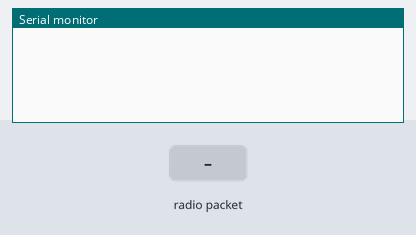
Bench run of a sketch on a simulated Arduino Uno, built for the host (arithmetic inside an expression is 32-bit, double 64-bit). Parts: the last lines printed to the serial monitor. Inputs (shaded band) come from the test bench. No radio packets arrive unless stated.

Above: at 1.2 s.
1.3 s: radio packet "F" arrives
At 2.1 s:
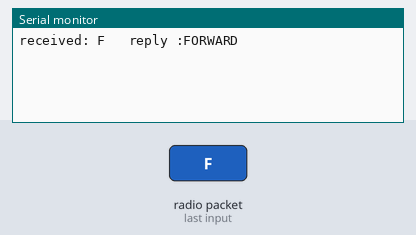
2.8 s: radio packet "B" arrives
At 3.2 s:
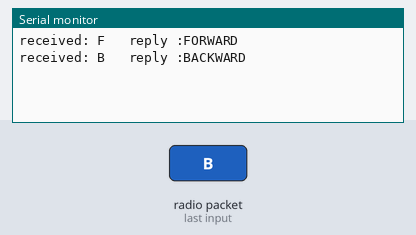
4.3 s: radio packet "L" arrives
At 5.5 s:
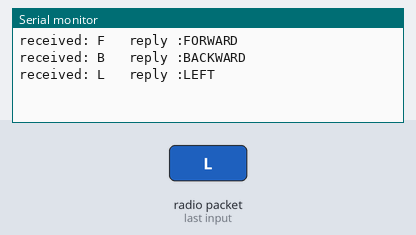
5.8 s: radio packet "R" arrives
At 6.6 s:
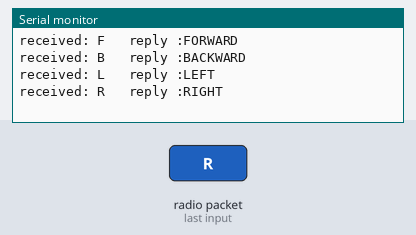
7.3 s: radio packet "FR" arrives
At 7.8 s:
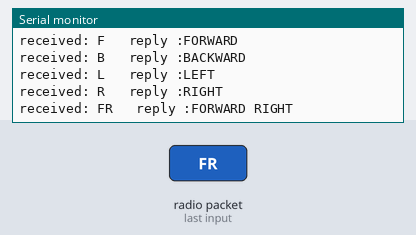
8.8 s: radio packet "FL" arrives
At 10.1 s:
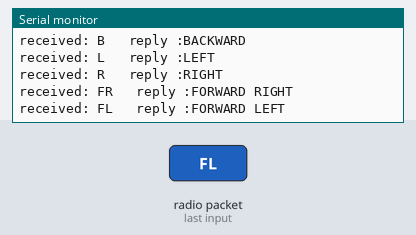

Measured:
- after the input at 1.3 s, the serial monitor: prints a new line at once (image 1)
- after the input at 2.8 s, the serial monitor: prints a new line at once (image 2)
- after the input at 4.3 s, the serial monitor: prints a new line at once (image 3)
- after the input at 5.8 s, the serial monitor: prints a new line at once (image 4)
- after the input at 7.3 s, the serial monitor: prints a new line at once (image 5)
- after the input at 8.8 s, the serial monitor: prints a new line at once (image 6)

The sketch:

Receiver.ino
```cpp
#include <SPI.h>
#include <nRF24L01.h>
#include <RF24.h>
RF24 radio(7, 8); // CE, CSN
const byte addresses[][6] = {"00001", "00002"};

void setup() {
  Serial.begin(9600);
  radio.begin();
  radio.openWritingPipe(addresses[0]);    // 00002
  radio.openReadingPipe(1, addresses[1]); // 00001
  radio.setPALevel(RF24_PA_MIN);
  //radio.startListening();
}
void loop() {
  delay(5);
  radio.startListening();

  if ( radio.available()) {
    char text[32] = "";
    //while (radio.available()) {
    radio.read(&text, sizeof(text));
    //Serial.println(text);
    //}
    delay(5);
    radio.stopListening();

    sendReply(text);
  }
}

void sendReply(char *receive_command) {
  String cmds = String(receive_command);

  // check if commands is not empty
  if (cmds != NULL && cmds != '\0') {
    String reply_msg = "" ;

    if (cmds == "F") {
      reply_msg = "FORWARD";
    } else if (cmds == "B") {
      reply_msg = "BACKWARD";
    } else if (cmds == "L") {
      reply_msg = "LEFT";
    } else if (cmds == "R") {
      reply_msg = "RIGHT";
    } else if (cmds == "FR") {
      reply_msg = "FORWARD RIGHT";
    } else if (cmds == "FL") {
      reply_msg = "FORWARD LEFT";
    } else if (cmds == "BL") {
      reply_msg = "BACKWARD LEFT";
    } else if (cmds == "BR") {
      reply_msg = "BACKWARD RIGHT";
    } else if (cmds == "WL") {
      reply_msg = "WIPER LEFT";
    } else if (cmds == "WR") {
      reply_msg = "WIPER RIGHT";
    } else if (cmds == "ON") {
      reply_msg = "ON received";
    } else if (cmds == "PUSH") {
      reply_msg = "PUSH received";
    } else {
    }
    char text[32] =  "";
    reply_msg.toCharArray(text, sizeof(text));
    radio.write(&text, sizeof(text));

    Serial.print("received: ");
    Serial.print(cmds);
    Serial.print("\t reply :");
    Serial.println(reply_msg);
  }

}
```
